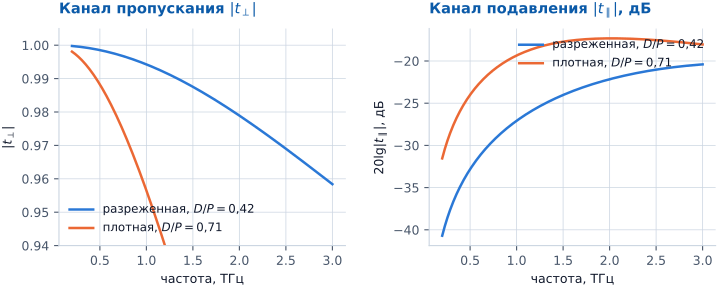

Python code for this plot:
# -*- coding: utf-8 -*-
"""Рис. 2.1 — модельные t_perp(nu), t_par(nu) по формулам Бланко (без Друде).

МОДЕЛЬНЫЙ РАСЧЁТ (не данные!): вызывает штатную реализацию модели
(unified_optimizer/model_blanco.py, compute_t_perp/compute_t_par, use_drude=False --
чистая электростатическая часть, без поправки на конечную проводимость, которая
вводится отдельным слоем позже в курсе). Геометрия -- P=25 мкм, две плотности D/P
из уже установленного в курсе диапазона образцов (0.42 разреженный .. 0.71 плотный,
см. figures/fig00_dp.py и Z_provenance.tex, ключ 2.2). Частотная сетка -- рабочая
полоса спектрометра, 0.2-3.0 ТГц.

Данные не используются, подгонок нет -- только формула, уже реализованная в проекте.
"""

import sys
from pathlib import Path

REPO = Path(__file__).resolve().parents[4]
sys.path.insert(0, str(REPO))

import numpy as np

import pstyle as ps
import matplotlib.pyplot as plt

from unified_optimizer import model_blanco as mb

P_UM = 25.0
DP = [(0.42, "разреженная, $D/P=0{,}42$", ps.S1),
      (0.71, "плотная, $D/P=0{,}71$", ps.S2)]

freq_thz = np.linspace(0.2, 3.0, 400)
p_over_lambda = P_UM * freq_thz / 300.0  # lambda_um = 300 / freq_thz

fig, (axT, axL) = plt.subplots(1, 2, figsize=(7.4, 3.1))

for dp, lab, col in DP:
    t_perp = np.array([mb.compute_t_perp(pl, dp, use_drude=False) for pl in p_over_lambda])
    t_par = np.array([mb.compute_t_par(pl, dp, use_drude=False) for pl in p_over_lambda])
    axT.plot(freq_thz, np.abs(t_perp), color=col, lw=1.8, label=lab)
    axL.plot(freq_thz, 20 * np.log10(np.abs(t_par)), color=col, lw=1.8, label=lab)

axT.set_ylim(0.94, 1.005)
ps.finish(axT,
          title=r"Канал пропускания $|t_\perp|$",
          xlabel="частота, ТГц", ylabel=r"$|t_\perp|$",
          legend="lower left")

ps.finish(axL,
          title=r"Канал подавления $|t_\parallel|$, дБ",
          xlabel="частота, ТГц", ylabel=r"$20\lg|t_\parallel|$, дБ",
          legend="upper right")

fig.tight_layout(w_pad=2.2)
ps.save(fig, "fig02_transmission")
